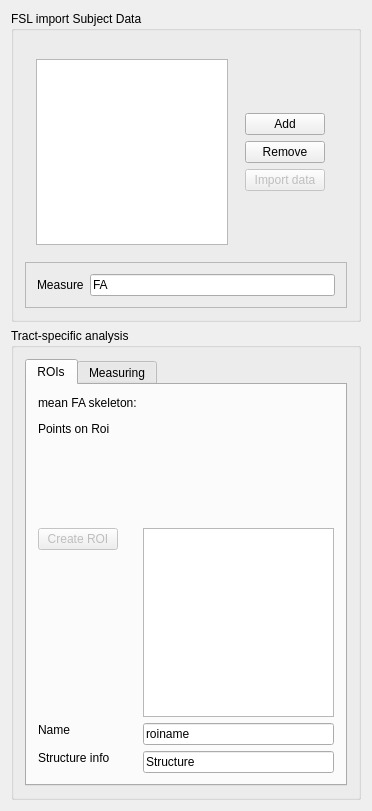
<?xml version="1.0" encoding="UTF-8"?>
<ui version="4.0">
 <class>QmitkTractbasedSpatialStatisticsViewControls</class>
 <widget class="QWidget" name="QmitkTractbasedSpatialStatisticsViewControls">
  <property name="geometry">
   <rect>
    <x>0</x>
    <y>0</y>
    <width>265</width>
    <height>811</height>
   </rect>
  </property>
  <property name="minimumSize">
   <size>
    <width>0</width>
    <height>0</height>
   </size>
  </property>
  <property name="windowTitle">
   <string>QmitkTemplate</string>
  </property>
  <layout class="QVBoxLayout" name="verticalLayout_5">
   <item>
    <widget class="QGroupBox" name="m_ImportGroupBox">
     <property name="sizePolicy">
      <sizepolicy hsizetype="Expanding" vsizetype="Preferred">
       <horstretch>0</horstretch>
       <verstretch>0</verstretch>
      </sizepolicy>
     </property>
     <property name="title">
      <string>FSL import Subject Data</string>
     </property>
     <property name="checkable">
      <bool>false</bool>
     </property>
     <property name="checked">
      <bool>false</bool>
     </property>
     <layout class="QVBoxLayout" name="verticalLayout_4">
      <item>
       <widget class="QFrame" name="frame_7">
        <property name="frameShape">
         <enum>QFrame::NoFrame</enum>
        </property>
        <property name="frameShadow">
         <enum>QFrame::Raised</enum>
        </property>
        <layout class="QHBoxLayout" name="horizontalLayout_4">
         <property name="margin">
          <number>0</number>
         </property>
        </layout>
       </widget>
      </item>
      <item>
       <widget class="QFrame" name="frame_6">
        <property name="frameShape">
         <enum>QFrame::NoFrame</enum>
        </property>
        <property name="frameShadow">
         <enum>QFrame::Raised</enum>
        </property>
        <layout class="QHBoxLayout" name="horizontalLayout_2">
         <item>
          <widget class="QTableView" name="m_GroupInfo">
           <property name="toolTip">
            <string>Group information</string>
           </property>
           <property name="selectionBehavior">
            <enum>QAbstractItemView::SelectRows</enum>
           </property>
          </widget>
         </item>
         <item>
          <widget class="QFrame" name="frame_5">
           <property name="sizePolicy">
            <sizepolicy hsizetype="Expanding" vsizetype="Expanding">
             <horstretch>0</horstretch>
             <verstretch>0</verstretch>
            </sizepolicy>
           </property>
           <property name="maximumSize">
            <size>
             <width>110</width>
             <height>100</height>
            </size>
           </property>
           <property name="frameShape">
            <enum>QFrame::NoFrame</enum>
           </property>
           <property name="frameShadow">
            <enum>QFrame::Raised</enum>
           </property>
           <layout class="QVBoxLayout" name="verticalLayout_2">
            <item>
             <widget class="QPushButton" name="m_AddGroup">
              <property name="sizePolicy">
               <sizepolicy hsizetype="Expanding" vsizetype="Fixed">
                <horstretch>0</horstretch>
                <verstretch>0</verstretch>
               </sizepolicy>
              </property>
              <property name="toolTip">
               <string>Add group entry. After that give the group a name and the correct number</string>
              </property>
              <property name="text">
               <string>Add</string>
              </property>
             </widget>
            </item>
            <item>
             <widget class="QPushButton" name="m_RemoveGroup">
              <property name="sizePolicy">
               <sizepolicy hsizetype="Expanding" vsizetype="Fixed">
                <horstretch>0</horstretch>
                <verstretch>0</verstretch>
               </sizepolicy>
              </property>
              <property name="toolTip">
               <string>Remove selected entries</string>
              </property>
              <property name="text">
               <string>Remove</string>
              </property>
             </widget>
            </item>
            <item>
             <widget class="QPushButton" name="m_ImportFsl">
              <property name="enabled">
               <bool>false</bool>
              </property>
              <property name="sizePolicy">
               <sizepolicy hsizetype="Expanding" vsizetype="Fixed">
                <horstretch>0</horstretch>
                <verstretch>0</verstretch>
               </sizepolicy>
              </property>
              <property name="toolTip">
               <string>Import a 4D image containing group data after group information has been set</string>
              </property>
              <property name="text">
               <string>Import data</string>
              </property>
             </widget>
            </item>
           </layout>
          </widget>
         </item>
        </layout>
       </widget>
      </item>
      <item>
       <widget class="QFrame" name="frame">
        <property name="sizePolicy">
         <sizepolicy hsizetype="Expanding" vsizetype="Fixed">
          <horstretch>0</horstretch>
          <verstretch>0</verstretch>
         </sizepolicy>
        </property>
        <property name="frameShape">
         <enum>QFrame::StyledPanel</enum>
        </property>
        <property name="frameShadow">
         <enum>QFrame::Raised</enum>
        </property>
        <layout class="QHBoxLayout" name="horizontalLayout_3">
         <item>
          <widget class="QLabel" name="label_2">
           <property name="sizePolicy">
            <sizepolicy hsizetype="Fixed" vsizetype="Fixed">
             <horstretch>0</horstretch>
             <verstretch>0</verstretch>
            </sizepolicy>
           </property>
           <property name="text">
            <string>Measure</string>
           </property>
          </widget>
         </item>
         <item>
          <widget class="QLineEdit" name="m_MeasurementInfo">
           <property name="toolTip">
            <string>Measurement in the to be imported 4D image</string>
           </property>
           <property name="text">
            <string>FA</string>
           </property>
          </widget>
         </item>
        </layout>
       </widget>
      </item>
     </layout>
    </widget>
   </item>
   <item>
    <widget class="QGroupBox" name="m_Workspace">
     <property name="sizePolicy">
      <sizepolicy hsizetype="Expanding" vsizetype="Expanding">
       <horstretch>0</horstretch>
       <verstretch>0</verstretch>
      </sizepolicy>
     </property>
     <property name="title">
      <string>Tract-specific analysis</string>
     </property>
     <layout class="QVBoxLayout" name="verticalLayout">
      <item>
       <widget class="QTabWidget" name="m_TabWidget">
        <property name="enabled">
         <bool>true</bool>
        </property>
        <property name="toolTip">
         <string>To create a roi first load a tbss meta image into the datamanager</string>
        </property>
        <property name="currentIndex">
         <number>0</number>
        </property>
        <widget class="QWidget" name="m_RoiTab">
         <attribute name="title">
          <string>ROIs</string>
         </attribute>
         <layout class="QFormLayout" name="formLayout">
          <item row="2" column="0">
           <widget class="QLabel" name="label">
            <property name="sizePolicy">
             <sizepolicy hsizetype="Fixed" vsizetype="Fixed">
              <horstretch>0</horstretch>
              <verstretch>0</verstretch>
             </sizepolicy>
            </property>
            <property name="text">
             <string>Points on Roi</string>
            </property>
           </widget>
          </item>
          <item row="2" column="1">
           <widget class="QmitkPointListWidget" name="m_PointWidget" native="true">
            <property name="sizePolicy">
             <sizepolicy hsizetype="Expanding" vsizetype="Expanding">
              <horstretch>100</horstretch>
              <verstretch>100</verstretch>
             </sizepolicy>
            </property>
            <property name="minimumSize">
             <size>
              <width>0</width>
              <height>100</height>
             </size>
            </property>
            <property name="toolTip">
             <string>Use this widget to create points on the ROI by shift-leftclick on the right positions on the skeleton. Then click Create Roi. The Roi that will be created will pass through the points in the order of occurence in this list</string>
            </property>
           </widget>
          </item>
          <item row="4" column="0">
           <widget class="QPushButton" name="m_CreateRoi">
            <property name="enabled">
             <bool>false</bool>
            </property>
            <property name="sizePolicy">
             <sizepolicy hsizetype="Fixed" vsizetype="Fixed">
              <horstretch>0</horstretch>
              <verstretch>0</verstretch>
             </sizepolicy>
            </property>
            <property name="toolTip">
             <string>No suitable tbss meta image selected yet. The meta image needs to contain a mean FA skeleton and a skeleton mask</string>
            </property>
            <property name="text">
             <string>Create ROI</string>
            </property>
           </widget>
          </item>
          <item row="4" column="1">
           <widget class="QPlainTextEdit" name="m_PathTextEdit">
            <property name="sizePolicy">
             <sizepolicy hsizetype="Expanding" vsizetype="Expanding">
              <horstretch>0</horstretch>
              <verstretch>0</verstretch>
             </sizepolicy>
            </property>
            <property name="toolTip">
             <string>Points on the ROI</string>
            </property>
           </widget>
          </item>
          <item row="6" column="0">
           <widget class="QLabel" name="label_3">
            <property name="sizePolicy">
             <sizepolicy hsizetype="Fixed" vsizetype="Fixed">
              <horstretch>0</horstretch>
              <verstretch>0</verstretch>
             </sizepolicy>
            </property>
            <property name="text">
             <string>Name</string>
            </property>
           </widget>
          </item>
          <item row="6" column="1">
           <widget class="QLineEdit" name="m_RoiName">
            <property name="toolTip">
             <string>Give a name to the region of interest</string>
            </property>
            <property name="text">
             <string>roiname</string>
            </property>
           </widget>
          </item>
          <item row="8" column="0">
           <widget class="QLabel" name="label_4">
            <property name="sizePolicy">
             <sizepolicy hsizetype="Fixed" vsizetype="Fixed">
              <horstretch>0</horstretch>
              <verstretch>0</verstretch>
             </sizepolicy>
            </property>
            <property name="text">
             <string>Structure info</string>
            </property>
           </widget>
          </item>
          <item row="8" column="1">
           <widget class="QLineEdit" name="m_Structure">
            <property name="toolTip">
             <string>On what anatomical structure lies the ROI?</string>
            </property>
            <property name="text">
             <string>Structure</string>
            </property>
           </widget>
          </item>
          <item row="0" column="0">
           <widget class="QLabel" name="m_TbssImageLabel">
            <property name="sizePolicy">
             <sizepolicy hsizetype="Fixed" vsizetype="Fixed">
              <horstretch>0</horstretch>
              <verstretch>0</verstretch>
             </sizepolicy>
            </property>
            <property name="toolTip">
             <string>current selection</string>
            </property>
            <property name="text">
             <string>mean FA skeleton:</string>
            </property>
           </widget>
          </item>
          <item row="0" column="1">
           <spacer name="horizontalSpacer">
            <property name="orientation">
             <enum>Qt::Horizontal</enum>
            </property>
            <property name="sizeHint" stdset="0">
             <size>
              <width>253</width>
              <height>20</height>
             </size>
            </property>
           </spacer>
          </item>
         </layout>
        </widget>
        <widget class="QWidget" name="m_MeasureTAB">
         <attribute name="title">
          <string>Measuring</string>
         </attribute>
         <layout class="QVBoxLayout" name="verticalLayout_3">
          <item>
           <widget class="QWidget" name="widget" native="true">
            <property name="maximumSize">
             <size>
              <width>16777215</width>
              <height>50</height>
             </size>
            </property>
            <layout class="QHBoxLayout" name="horizontalLayout">
             <item>
              <widget class="QLabel" name="m_SegmentLabel">
               <property name="enabled">
                <bool>false</bool>
               </property>
               <property name="text">
                <string>#segments</string>
               </property>
              </widget>
             </item>
             <item>
              <widget class="QSpinBox" name="m_Segments">
               <property name="enabled">
                <bool>false</bool>
               </property>
               <property name="maximum">
                <number>100</number>
               </property>
               <property name="value">
                <number>25</number>
               </property>
              </widget>
             </item>
             <item>
              <widget class="QCheckBox" name="m_Average">
               <property name="enabled">
                <bool>false</bool>
               </property>
               <property name="text">
                <string>Average</string>
               </property>
              </widget>
             </item>
             <item>
              <widget class="QPushButton" name="m_Cut">
               <property name="enabled">
                <bool>false</bool>
               </property>
               <property name="text">
                <string>Cut</string>
               </property>
              </widget>
             </item>
            </layout>
           </widget>
          </item>
          <item>
           <widget class="QmitkTbssRoiAnalysisWidget" name="m_RoiPlotWidget" native="true">
            <property name="toolTip">
             <string>To plot, load a tbss image with subject information and a region of interest corresponding to the study and select them both</string>
            </property>
           </widget>
          </item>
          <item>
           <widget class="QPushButton" name="m_Clipboard">
            <property name="text">
             <string>Copy to clipboard</string>
            </property>
           </widget>
          </item>
         </layout>
        </widget>
       </widget>
      </item>
     </layout>
    </widget>
   </item>
  </layout>
 </widget>
 <layoutdefault spacing="6" margin="11"/>
 <customwidgets>
  <customwidget>
   <class>QmitkPointListWidget</class>
   <extends>QWidget</extends>
   <header location="global">QmitkPointListWidget.h</header>
  </customwidget>
  <customwidget>
   <class>QmitkTbssRoiAnalysisWidget</class>
   <extends>QWidget</extends>
   <header>QmitkTbssRoiAnalysisWidget.h</header>
   <container>1</container>
  </customwidget>
 </customwidgets>
 <resources/>
 <connections/>
</ui>
